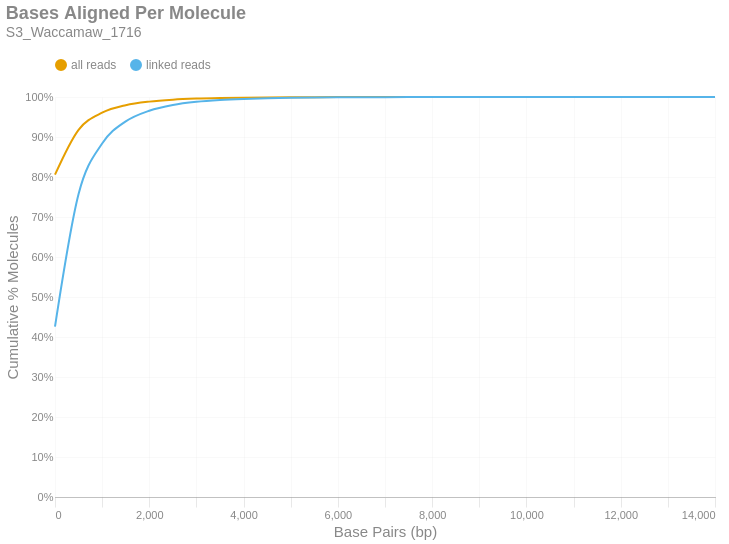

Notebook code cell kept with this figure:
### Markdown cell above
### Bases Aligned Per Molecule
This is a cumulative frequency distribution showing the number of base pairs aligned per unique molecule. These data are shown in 500 bp bins. There are two distributions: one with `all reads` (yellow) and another with only `linked reads` (blue). The percent of molecules in the `linked reads` distribution is relative to the total number of linked molecules.

### Code cell
if SKIPLR:
    print_html(f"Skipped")
else:
    binned_df = consolidated_hist(valids['aligned_bp'], mask, 500, True)
    with SafeRender(binned_df):
        (
            density_plot(binned_df, 'Bases Aligned Per Molecule', samplename, 'basesper')
            .encode(
                x=alt.X('bin:Q', title="Base Pairs (bp)").axis(tickMinStep=500).scale(padding=0),
                y=alt.Y('value:Q', title='Cumulative % Molecules')
                    .axis(format='%')
                    .scale(domain = [0,1])
                    .stack(False),
                color=alt.Color("key:N").scale(domain = ["all reads", "linked reads"]),
                tooltip = [
                    alt.Tooltip("key:N", title = "Data Type"),
                    alt.Tooltip("range_label:N", title="Bases Aligned Per Molecule"),
                    alt.Tooltip("value:Q", format = ".2%", title="% Molecules (Cum.)")
                ]
            )
        ).display()

### Figure 1 — Vega-Lite specification as saved in the notebook (floating-point values rounded to 4 significant figures)
{"width": "container", "height": 400, "config": {"title": {"anchor": "start", "dy": -15, "fontSize": 18, "color": "#888888", "subtitleColor": "#888888", "subtitleFontSize": 14}, "arc": {"fill": "#0072B2"}, "axis": {"domainColor": "#888888", "domainWidth": 0.5, "gridWidth": 0.2, "grid": false, "titleFontWeight": 400, "titleFontSize": 15, "labelFontSize": 11, "labelColor": "#888888", "tickColor": "#888888", "tickWidth": 0.2, "titleColor": "#888888"}, "axisBand": {"grid": false}, "axisX": {"grid": true, "tickSize": 10, "domainCap": "round"}, "axisY": {"domain": false, "grid": true, "tickSize": 0, "domainCap": "round"}, "background": "transparent", "header": {"labelFontSize": 15, "labelColor": "#888888", "titleFontSize": 15, "titleFontWeight": 600, "titleColor": "#888888"}, "legend": {"labelFont": "sans-serif", "labelFontSize": 12, "labelColor": "#888888", "symbolSize": 100, "symbolType": "circle", "titleFontSize": 12, "titlePadding": 10, "titleColor": "#888888", "title": null, "orient": "top"}, "range": {"category": ["#E69F00", "#56B4E9", "#009E73", "#F0E442", "#0072B2", "#D55E00", "#CC79A7", "#000000"], "diverging": ["#cfe8f3", "#a2d4ec", "#73bfe2", "#46abdb", "#1696d2", "#12719e"]}, "area": {"fill": "#0072B2", "fillOpacity": 0.7, "line": true, "strokeOpacity": 0.7}, "line": {"color": "#0072B2", "stroke": "#0072B2", "strokeWidth": 2}, "trail": {"color": "#0072B2", "stroke": "#0072B2", "strokeWidth": 0, "size": 1}, "point": {"filled": true, "fillOpacity": 1.0, "size": 95}, "text": {"color": "#888888", "fontSize": 11, "align": "right", "fontWeight": 400, "size": 11}, "bar": {"fill": "#0072B2", "stroke": null}, "view": {"stroke": null, "continuousWidth": 660, "continuousHeight": 400}}, "data": {"name": "data-183fdd0475daa6c1fde5ce3e7d6d6039"}, "mark": {"type": "line", "interpolate": "monotone", "point": {"opacity": 0, "size": 275}}, "encoding": {"color": {"field": "key", "scale": {"domain": ["all reads", "linked reads"]}, "type": "nominal"}, "tooltip": [{"field": "key", "title": "Data Type", "type": "nominal"}, {"field": "range_label", "title": "Bases Aligned Per Molecule", "type": "nominal"}, {"field": "value", "format": ".2%", "title": "% Molecules (Cum.)", "type": "quantitative"}], "x": {"axis": {"tickMinStep": 500}, "field": "bin", "scale": {"padding": 0}, "title": "Base Pairs (bp)", "type": "quantitative"}, "y": {"axis": {"format": "%"}, "field": "value", "scale": {"domain": [0, 1]}, "stack": false, "title": "Cumulative % Molecules", "type": "quantitative"}}, "params": [{"name": "param_c36ac31b6afebe62", "select": {"type": "point", "fields": ["key"]}, "bind": "legend"}], "title": {"text": "Bases Aligned Per Molecule", "subtitle": "S3_Waccamaw_1716"}, "transform": [{"fold": ["all reads (cumsum)", "linked reads (cumsum)"]}, {"calculate": "replace(datum.key, ' (cumsum)', '')", "as": "key"}, {"filter": {"param": "param_c36ac31b6afebe62"}}], "usermeta": {"embedOptions": {"downloadFileName": "S3_Waccamaw_1716.basesper"}}, "$schema": "https://vega.github.io/schema/vega-lite/v6.1.0.json", "datasets": {"data-183fdd0475daa6c1fde5ce3e7d6d6039": [{"bin": "0.0", "interval": "0.0-500.0", "all reads": 0.8058, "linked reads": 0.4258, "all reads (cumsum)": 0.8058, "linked reads (cumsum)": 0.4258, "range_label": "0-499"}, {"bin": "500.0", "interval": "500.0-1000.0", "all reads": 0.1123, "linked reads": 0.3315, "all reads (cumsum)": 0.918, "linked reads (cumsum)": 0.7574, "range_label": "500-999"}, {"bin": "1000.0", "interval": "1000.0-1500.0", "all reads": 0.04267, "linked reads": 0.1263, "all reads (cumsum)": 0.9607, "linked reads (cumsum)": 0.8837, "range_label": "1000-1499"}, {"bin": "1500.0", "interval": "1500.0-2000.0", "all reads": 0.01869, "linked reads": 0.05532, "all reads (cumsum)": 0.9794, "linked reads (cumsum)": 0.939, "range_label": "1500-1999"}, {"bin": "2000.0", "interval": "2000.0-2500.0", "all reads": 0.009044, "linked reads": 0.02677, "all reads (cumsum)": 0.9884, "linked reads (cumsum)": 0.9658, "range_label": "2000-2499"}, {"bin": "2500.0", "interval": "2500.0-3000.0", "all reads": 0.004849, "linked reads": 0.01436, "all reads (cumsum)": 0.9933, "linked reads (cumsum)": 0.9801, "range_label": "2500-2999"}, {"bin": "3000.0", "interval": "3000.0-3500.0", "all reads": 0.002674, "linked reads": 0.007917, "all reads (cumsum)": 0.996, "linked reads (cumsum)": 0.988, "range_label": "3000-3499"}, {"bin": "3500.0", "interval": "3500.0-4000.0", "all reads": 0.001528, "linked reads": 0.004524, "all reads (cumsum)": 0.9975, "linked reads (cumsum)": 0.9925, "range_label": "3500-3999"}, {"bin": "4000.0", "interval": "4000.0-4500.0", "all reads": 0.0009318, "linked reads": 0.002758, "all reads (cumsum)": 0.9984, "linked reads (cumsum)": 0.9953, "range_label": "4000-4499"}, {"bin": "4500.0", "interval": "4500.0-5000.0", "all reads": 0.0005911, "linked reads": 0.00175, "all reads (cumsum)": 0.999, "linked reads (cumsum)": 0.9971, "range_label": "4500-4999"}, {"bin": "5000.0", "interval": "5000.0-5500.0", "all reads": 0.0003622, "linked reads": 0.001072, "all reads (cumsum)": 0.9994, "linked reads (cumsum)": 0.9981, "range_label": "5000-5499"}, {"bin": "5500.0", "interval": "5500.0-6000.0", "all reads": 0.0002224, "linked reads": 0.0006583, "all reads (cumsum)": 0.9996, "linked reads (cumsum)": 0.9988, "range_label": "5500-5999"}, {"bin": "6000.0", "interval": "6000.0-6500.0", "all reads": 0.0001457, "linked reads": 0.0004313, "all reads (cumsum)": 0.9997, "linked reads (cumsum)": 0.9992, "range_label": "6000-6499"}, {"bin": "6500.0", "interval": "6500.0-7000.0", "all reads": 9.887e-05, "linked reads": 0.0002927, "all reads (cumsum)": 0.9998, "linked reads (cumsum)": 0.9995, "range_label": "6500-6999"}, {"bin": "7000.0", "interval": "7000.0-7500.0", "all reads": 5.551e-05, "linked reads": 0.0001643, "all reads (cumsum)": 0.9999, "linked reads (cumsum)": 0.9997, "range_label": "7000-7499"}, {"bin": "7500.0", "interval": "7500.0-8000.0", "all reads": 3.087e-05, "linked reads": 9.14e-05, "all reads (cumsum)": 0.9999, "linked reads (cumsum)": 0.9998, "range_label": "7500-7999"}, {"bin": "8000.0", "interval": "8000.0-8500.0", "all reads": 2.394e-05, "linked reads": 7.086e-05, "all reads (cumsum)": 0.9999, "linked reads (cumsum)": 0.9998, "range_label": "8000-8499"}, {"bin": "8500.0", "interval": "8500.0-9000.0", "all reads": 2.012e-05, "linked reads": 5.956e-05, "all reads (cumsum)": 1.0, "linked reads (cumsum)": 0.9999, "range_label": "8500-8999"}, {"bin": "9000.0", "interval": "9000.0-9500.0", "all reads": 1.041e-05, "linked reads": 3.081e-05, "all reads (cumsum)": 1.0, "linked reads (cumsum)": 0.9999, "range_label": "9000-9499"}, {"bin": "9500.0", "interval": "9500.0-10000.0", "all reads": 6.591e-06, "linked reads": 1.951e-05, "all reads (cumsum)": 1.0, "linked reads (cumsum)": 0.9999, "range_label": "9500-9999"}, {"bin": "10000.0", "interval": "10000.0-10500.0", "all reads": 4.857e-06, "linked reads": 1.438e-05, "all reads (cumsum)": 1.0, "linked reads (cumsum)": 1.0, "range_label": "10000-10499"}, {"bin": "10500.0", "interval": "10500.0-11000.0", "all reads": 3.469e-06, "linked reads": 1.027e-05, "all reads (cumsum)": 1.0, "linked reads (cumsum)": 1.0, "range_label": "10500-10999"}, {"bin": "11000.0", "interval": "11000.0-11500.0", "all reads": 3.469e-06, "linked reads": 1.027e-05, "all reads (cumsum)": 1.0, "linked reads (cumsum)": 1.0, "range_label": "11000-11499"}, {"bin": "11500.0", "interval": "11500.0-12000.0", "all reads": 2.428e-06, "linked reads": 7.189e-06, "all reads (cumsum)": 1.0, "linked reads (cumsum)": 1.0, "range_label": "11500-11999"}, {"bin": "12000.0", "interval": "12000.0-12500.0", "all reads": 3.469e-07, "linked reads": 1.027e-06, "all reads (cumsum)": 1.0, "linked reads (cumsum)": 1.0, "range_label": "12000-12499"}, {"bin": "12500.0", "interval": "12500.0-13000.0", "all reads": 1.388e-06, "linked reads": 4.108e-06, "all reads (cumsum)": 1.0, "linked reads (cumsum)": 1.0, "range_label": "12500-12999"}, {"bin": "13000.0", "interval": "13000.0-13500.0", "all reads": 0.0, "linked reads": 0.0, "all reads (cumsum)": 1.0, "linked reads (cumsum)": 1.0, "range_label": "13000-13499"}, {"bin": "13500.0", "interval": "13500.0-14000.0", "all reads": 6.938e-07, "linked reads": 2.054e-06, "all reads (cumsum)": 1.0, "linked reads (cumsum)": 1.0, "range_label": "13500-13999"}, {"bin": "14000.0", "interval": "14000.0-14500.0", "all reads": 6.938e-07, "linked reads": 2.054e-06, "all reads (cumsum)": 1.0, "linked reads (cumsum)": 1.0, "range_label": "14000-14499"}]}}
